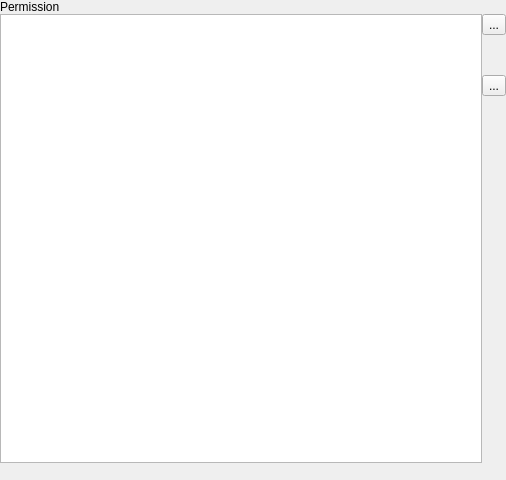
<?xml version="1.0" encoding="UTF-8"?>
<ui version="4.0">
 <class>ParticipantsPane</class>
 <widget class="QWidget" name="ParticipantsPane">
  <property name="geometry">
   <rect>
    <x>0</x>
    <y>0</y>
    <width>506</width>
    <height>480</height>
   </rect>
  </property>
  <property name="sizePolicy">
   <sizepolicy hsizetype="Preferred" vsizetype="Preferred">
    <horstretch>0</horstretch>
    <verstretch>0</verstretch>
   </sizepolicy>
  </property>
  <property name="maximumSize">
   <size>
    <width>16777215</width>
    <height>16777215</height>
   </size>
  </property>
  <property name="windowTitle">
   <string>Form</string>
  </property>
  <layout class="QVBoxLayout" name="verticalLayout_2">
   <property name="spacing">
    <number>0</number>
   </property>
   <property name="leftMargin">
    <number>0</number>
   </property>
   <property name="topMargin">
    <number>0</number>
   </property>
   <property name="rightMargin">
    <number>0</number>
   </property>
   <property name="bottomMargin">
    <number>0</number>
   </property>
   <item>
    <widget class="QLabel" name="participantsLabel">
     <property name="text">
      <string>Permission</string>
     </property>
    </widget>
   </item>
   <item>
    <layout class="QHBoxLayout" name="horizontalLayout">
     <item>
      <widget class="QTreeView" name="m_treeview"/>
     </item>
     <item>
      <layout class="QVBoxLayout" name="verticalLayout" stretch="0,0,0,1">
       <item>
        <widget class="QToolButton" name="m_upToolBtn">
         <property name="text">
          <string>...</string>
         </property>
        </widget>
       </item>
       <item>
        <spacer name="verticalSpacer">
         <property name="orientation">
          <enum>Qt::Vertical</enum>
         </property>
         <property name="sizeHint" stdset="0">
          <size>
           <width>20</width>
           <height>40</height>
          </size>
         </property>
        </spacer>
       </item>
       <item>
        <widget class="QToolButton" name="m_downToolBtn">
         <property name="text">
          <string>...</string>
         </property>
        </widget>
       </item>
       <item>
        <spacer name="verticalSpacer_2">
         <property name="orientation">
          <enum>Qt::Vertical</enum>
         </property>
         <property name="sizeHint" stdset="0">
          <size>
           <width>20</width>
           <height>40</height>
          </size>
         </property>
        </spacer>
       </item>
      </layout>
     </item>
    </layout>
   </item>
   <item>
    <widget class="QLabel" name="connectInfoLabel">
     <property name="sizePolicy">
      <sizepolicy hsizetype="Preferred" vsizetype="Maximum">
       <horstretch>0</horstretch>
       <verstretch>0</verstretch>
      </sizepolicy>
     </property>
     <property name="font">
      <font>
       <pointsize>11</pointsize>
      </font>
     </property>
     <property name="text">
      <string/>
     </property>
     <property name="scaledContents">
      <bool>true</bool>
     </property>
    </widget>
   </item>
  </layout>
  <action name="m_promoteAction">
   <property name="icon">
    <iconset resource="../../rolisteam.qrc">
     <normaloff>:/resources/icons/go-up.png</normaloff>:/resources/icons/go-up.png</iconset>
   </property>
   <property name="text">
    <string>Promote</string>
   </property>
  </action>
  <action name="m_demoteAction">
   <property name="icon">
    <iconset resource="../../rolisteam.qrc">
     <normaloff>:/resources/icons/go-down.png</normaloff>:/resources/icons/go-down.png</iconset>
   </property>
   <property name="text">
    <string>Demote</string>
   </property>
  </action>
 </widget>
 <resources>
  <include location="../../rolisteam.qrc"/>
 </resources>
 <connections/>
</ui>
